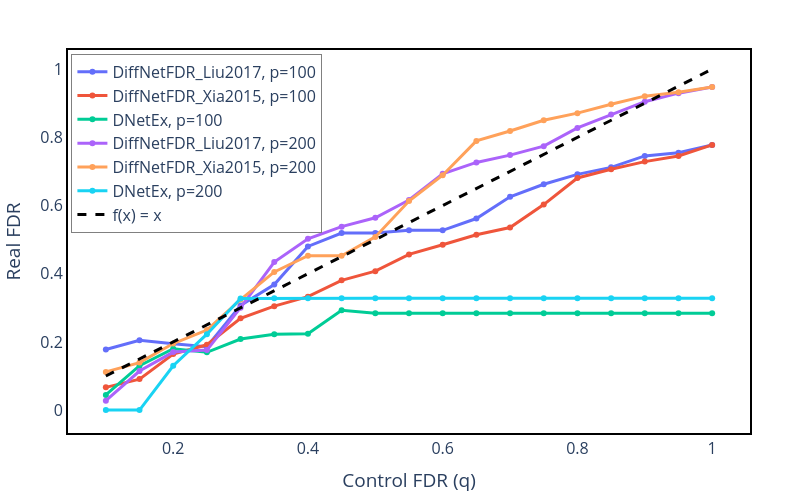

Notebook source saved alongside this figure:
### Code cell
pfig = go.Figure()
temp_df = r1.groupby('alpha').FDR.mean().reset_index()
temp_df2 = s1.groupby('alpha').FDR.mean().reset_index()
grouped = r1.groupby('alpha').FDR.agg(['mean', 'std']).reset_index()

run_number = 0

fig = go.Figure()
fig.add_trace(
    go.Scatter(
        x=temp_df.alpha.values,
        y=temp_df.FDR.values,
        mode='lines+markers',
        name='DiffNetFDR_Liu2017, p=100'
    )
)

fig.add_trace(
    go.Scatter(
        x=temp_df2.alpha.values,
        y=temp_df2.FDR.values,
        mode='lines+markers',
        name='DiffNetFDR_Xia2015, p=100'
    )
)

fig.add_trace(
    go.Scatter(
        x=runs_qs_list[run_number],
        y=runs_fdr_list[run_number],
        mode='lines+markers',
        name=f'DNetEx, p=100'
    )
)

temp_df = r2.groupby('alpha').FDR.mean().reset_index()
temp_df2 = s2.groupby('alpha').FDR.mean().reset_index()
grouped = r2.groupby('alpha').FDR.agg(['mean', 'std']).reset_index()

run_number = 1

fig.add_trace(
    go.Scatter(
        x=temp_df.alpha.values,
        y=temp_df.FDR.values,
        mode='lines+markers',
        name='DiffNetFDR_Liu2017, p=200'
    )
)

fig.add_trace(
    go.Scatter(
        x=temp_df2.alpha.values,
        y=temp_df2.FDR.values,
        mode='lines+markers',
        name='DiffNetFDR_Xia2015, p=200'
    )
)

fig.add_trace(
    go.Scatter(
        x=runs_qs_list[run_number],
        y=runs_fdr_list[run_number],
        mode='lines+markers',
        name=f'DNetEx, p=200'
    )
)

fig.add_trace(
    go.Scatter(
        x=[min(runs_qs_list[run_number]), max(runs_qs_list[run_number])],
        y=[min(runs_qs_list[run_number]), max(runs_qs_list[run_number])],
        mode='lines',
        line=dict(color='black', dash='dash'),
        name="f(x) = x"
    )
)

fig.update_traces(line=dict(width=3))

fig.update_layout(
    autosize=False,
    xaxis1=dict(tickfont=dict(size=16),showticklabels=True),
    yaxis1=dict(tickfont=dict(size=16),showticklabels=True),
    width=800,
    height=500,
    xaxis_title='Control FDR (q)',
    yaxis_title='Real FDR',
    plot_bgcolor='white',
    paper_bgcolor='white',
    margin=dict(l=50, r=50, t=50, b=50),
    showlegend=True,
    legend=dict(
        x=0.005,
        y=0.99,  
        xanchor='left',
        yanchor='top',
        bgcolor='rgba(255, 255, 255, 0.6)',
        bordercolor='gray',
        borderwidth=1
    ),
    xaxis=dict(showline=True, linewidth=2, linecolor='black', mirror=True),
    yaxis=dict(showline=True, linewidth=2, linecolor='black', mirror=True),
    font=dict(size=16)
)

fig.write_image("Results/fdr-control.pdf")
fig.show()

### Figure 1 — Plotly figure (JSON) as saved in the notebook; plotly's stock layout.template omitted (floating-point values rounded to 4 significant figures)
{"data": [{"line": {"width": 3}, "mode": "lines+markers", "name": "DiffNetFDR_Liu2017, p=100", "type": "scatter", "x": [0.1, 0.15, 0.2, 0.25, 0.3, 0.35, 0.4, 0.45, 0.5, 0.55, 0.6, 0.65, 0.7, 0.75, 0.8, 0.85, 0.9, 0.95, 1], "y": [0.1778, 0.2045, 0.1944, 0.1859, 0.3071, 0.3681, 0.4801, 0.5194, 0.5194, 0.5273, 0.5273, 0.5619, 0.6258, 0.6625, 0.6915, 0.712, 0.7456, 0.7547, 0.7778]}, {"line": {"width": 3}, "mode": "lines+markers", "name": "DiffNetFDR_Xia2015, p=100", "type": "scatter", "x": [0.1, 0.15, 0.2, 0.25, 0.3, 0.35, 0.4, 0.45, 0.5, 0.55, 0.6, 0.65, 0.7, 0.75, 0.8, 0.85, 0.9, 0.95, 1], "y": [0.06667, 0.09091, 0.1643, 0.1916, 0.2692, 0.3049, 0.3327, 0.3806, 0.4074, 0.4566, 0.485, 0.5144, 0.5354, 0.6027, 0.6809, 0.7062, 0.7288, 0.7455, 0.7778]}, {"line": {"width": 3}, "mode": "lines+markers", "name": "DNetEx, p=100", "type": "scatter", "x": [0.1, 0.15, 0.2, 0.25, 0.3, 0.35, 0.4, 0.45, 0.5, 0.55, 0.6, 0.65, 0.7, 0.75, 0.8, 0.85, 0.9, 0.95, 1], "y": [0.04444, 0.1302, 0.1802, 0.1694, 0.2083, 0.2222, 0.2242, 0.2928, 0.2842, 0.2842, 0.2842, 0.2842, 0.2842, 0.2842, 0.2842, 0.2842, 0.2842, 0.2842, 0.2842]}, {"line": {"width": 3}, "mode": "lines+markers", "name": "DiffNetFDR_Liu2017, p=200", "type": "scatter", "x": [0.1, 0.15, 0.2, 0.25, 0.3, 0.35, 0.4, 0.45, 0.5, 0.55, 0.6, 0.65, 0.7, 0.75, 0.8, 0.85, 0.9, 0.95, 1], "y": [0.02778, 0.1146, 0.1701, 0.1761, 0.3004, 0.4344, 0.5022, 0.538, 0.5641, 0.6161, 0.6933, 0.7264, 0.7479, 0.7742, 0.8276, 0.8671, 0.9045, 0.9295, 0.9474]}, {"line": {"width": 3}, "mode": "lines+markers", "name": "DiffNetFDR_Xia2015, p=200", "type": "scatter", "x": [0.1, 0.15, 0.2, 0.25, 0.3, 0.35, 0.4, 0.45, 0.5, 0.55, 0.6, 0.65, 0.7, 0.75, 0.8, 0.85, 0.9, 0.95, 1], "y": [0.112, 0.1393, 0.1953, 0.2348, 0.3242, 0.4051, 0.4528, 0.4524, 0.5079, 0.6131, 0.689, 0.7895, 0.8185, 0.8501, 0.871, 0.8972, 0.9208, 0.9326, 0.9474]}, {"line": {"width": 3}, "mode": "lines+markers", "name": "DNetEx, p=200", "type": "scatter", "x": [0.1, 0.15, 0.2, 0.25, 0.3, 0.35, 0.4, 0.45, 0.5, 0.55, 0.6, 0.65, 0.7, 0.75, 0.8, 0.85, 0.9, 0.95, 1], "y": [0, 0, 0.13, 0.2227, 0.3272, 0.3278, 0.3278, 0.3278, 0.3278, 0.3278, 0.3278, 0.3278, 0.3278, 0.3278, 0.3278, 0.3278, 0.3278, 0.3278, 0.3278]}, {"line": {"color": "black", "dash": "dash", "width": 3}, "mode": "lines", "name": "f(x) = x", "type": "scatter", "x": [0.1, 1], "y": [0.1, 1]}], "layout": {"autosize": false, "font": {"size": 16}, "height": 500, "legend": {"bgcolor": "rgba(255, 255, 255, 0.6)", "bordercolor": "gray", "borderwidth": 1, "x": 0.005, "xanchor": "left", "y": 0.99, "yanchor": "top"}, "margin": {"b": 50, "l": 50, "r": 50, "t": 50}, "paper_bgcolor": "white", "plot_bgcolor": "white", "showlegend": true, "width": 800, "xaxis": {"linecolor": "black", "linewidth": 2, "mirror": true, "showline": true, "showticklabels": true, "tickfont": {"size": 16}, "title": {"text": "Control FDR (q)"}}, "yaxis": {"linecolor": "black", "linewidth": 2, "mirror": true, "showline": true, "showticklabels": true, "tickfont": {"size": 16}, "title": {"text": "Real FDR"}}}}
